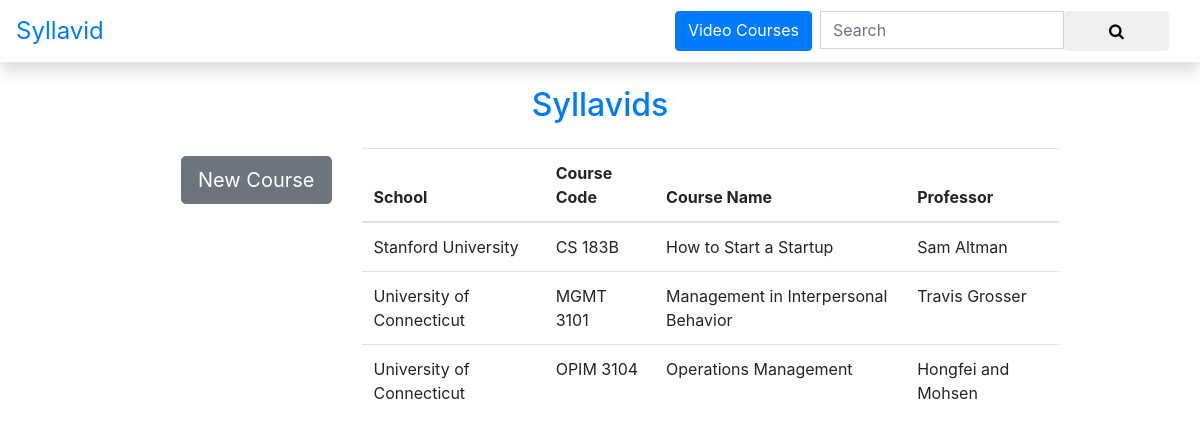
/courses.php, run on the app's committed database.
### tables this page shows
CREATE TABLE courses (
id VARCHAR(12) PRIMARY KEY,
school VARCHAR(40) NOT NULL,
course_name VARCHAR(40) NOT NULL,
course_code VARCHAR(40) NOT NULL,
professor VARCHAR(40) NOT NULL
);

### courses.php (the view, shortened to what this page needs)
<!DOCTYPE html>
<html lang="en">
    <head>
        <link rel="stylesheet" type="text/css" href="/stylesheet.css">
        <link rel="stylesheet" href="https://stackpath.bootstrapcdn.com/bootstrap/4.1.0/css/bootstrap.min.css">
        <link rel="stylesheet" href="https://cdnjs.cloudflare.com/ajax/libs/font-awesome/4.7.0/css/font-awesome.min.css">
    </head>
    <body>
        <?php include_once('navbar.php'); ?>
        <section>
            <div class="container">
                <h2 class="text-primary my-4 text-center">Syllavids</h2>
                <div class="row mt-6 mx-5">
                    <div class="col-sm-3">
                        <a href="new-course" class="btn btn-secondary btn-lg my-2 float-right">New Course</a>
                    </div>
                    <div class="col-sm-9 pr-5">
                        <?php
                        $servername = "localhost";
                        $username = "id5480287_admin";
                        $password = "ChrisPatChris1";
                        $database = "id5480287_syllavid";
                        $conn = new mysqli($servername, $username, $password, $database);
                        $sql = "SELECT school, course_code, course_name, professor FROM courses";
                        $result = $conn->query($sql);
                        if ($result->num_rows > 0) {
                            ?>
                            <table class="table table-hover">
                                <thead>
                                    <tr>
                                        <th>School</th>
                                        <th>Course Code</th>
                                        <th>Course Name</th>
                                        <th>Professor</th>
                                    </tr>
                                </thead>
                                <tbody>
                                    <?php
                                    while ($row = $result->fetch_assoc()) {
                                        ?>
                                        <tr class="clickable-row" data-href='example'>
                                            <td><?php echo $row["school"]; ?></td>
                                            <td><?php echo $row["course_code"]; ?></td>
                                            <td><?php echo $row["course_name"]; ?></td>
                                            <td><?php echo $row["professor"]; ?></td>
                                        </tr>
                                    <?php
                                }
                                ?>
                                </tbody>
                            </table>
                            <?php
                        } else {
                            ?>
                            <h3 class="text-center">No Courses Available</h3>
                            <?php
                        }
                        ?>
                    </div>
                </div>
            </div>
        </section>
    </body>
</html>

### navbar.php
<!DOCTYPE html>
<html lang="en">
    <body>
        <nav class="navbar shadow">
            <div class="navbar-header">
                <a class="navbar-brand" style="font-size: 1.5em" href="/">Syllavid</a>
            </div>
            <form class="navbar-form" role="search">
                <div class="input-group row">
                    <a href="courses" class="btn btn-primary mr-2">Video Courses</a>
                    <input type="text" class="form-control" placeholder="Search" name="srch-term" id="srch-term">
                    <button class="btn btn-default" type="submit"><i class="fa fa-search"></i></button>
                </div>
            </form>
        </nav>
    </body>
</html>

### stylesheet.css (style rules this page uses)
body { font-size: 24px; font-family: Arial, Helvetica, sans-serif; }
.fa { font-size: 30px; width: 75px; text-align: center; text-decoration: none; margin: 5px 2px; }

### data on the page
courses: school "Stanford University", course_code "CS 183B", course_name "How to Start a Startup", professor "Sam Altman"
courses: school "University of Connecticut", course_code "MGMT 3101", course_name "Management in Interpersonal Behavior", professor "Travis Grosser"
courses: school "University of Connecticut", course_code "OPIM 3104", course_name "Operations Management", professor "Hongfei and Mohsen"
